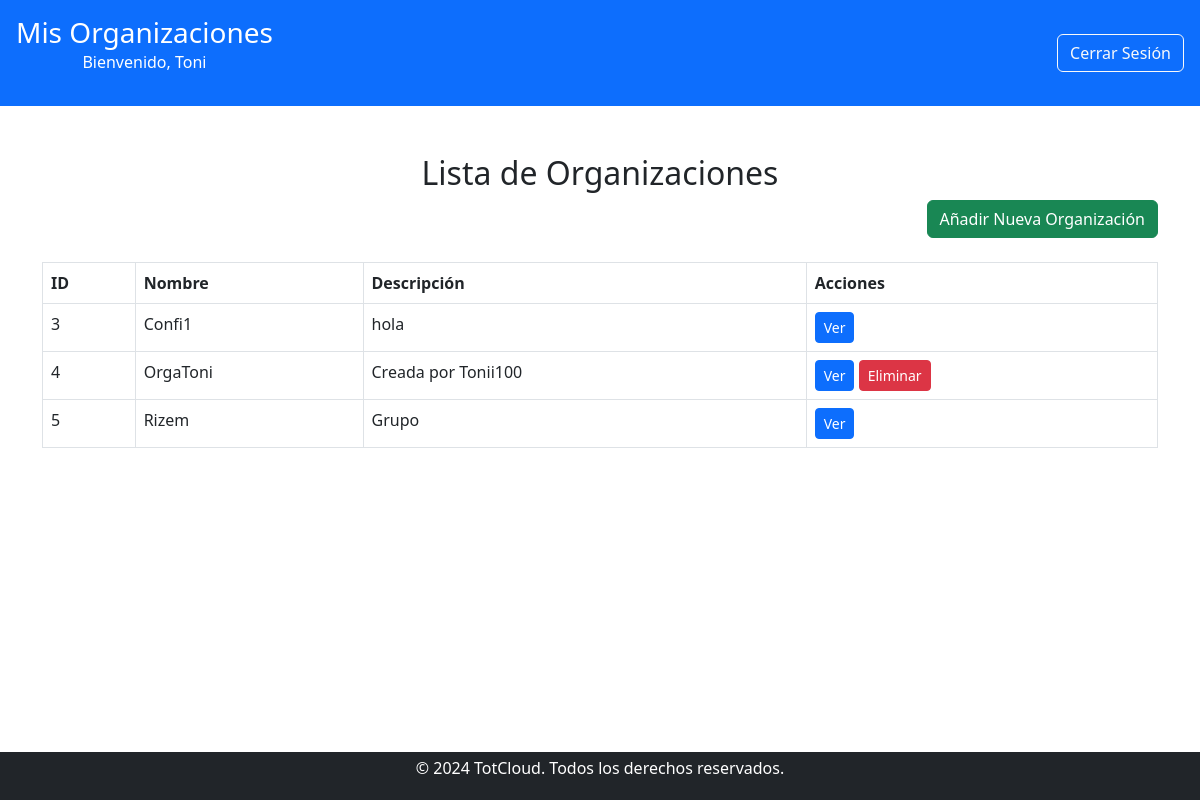
The page /usuario/usuario.php (signed in) on the database its author committed.
### tables this page shows
CREATE TABLE `organizacion` (
  `idOrganizacion` int(11) NOT NULL,
  `Nombre` varchar(100) NOT NULL,
  `Descripcion` text DEFAULT NULL,
  `idCreador` int(11) DEFAULT NULL
);

### public/usuario/usuario.php (the view, shortened to what this page needs)
<?php
include '../../includes/db_connect.php';
$user_id = $_SESSION['user_id'];
$query = "
    SELECT o.idOrganizacion, o.Nombre, o.Descripcion, o.idCreador
    FROM organizacion o
    JOIN r_usuario_org r ON o.idOrganizacion = r.idOrg
    WHERE r.idUsuario = ?";
$stmt = $conn->prepare($query);
$stmt->bind_param('i', $user_id);
$stmt->execute();
$result = $stmt->get_result();
?>
<!DOCTYPE html>
<html lang="es">
<head>
    <link href="../css/estilos.css" rel="stylesheet">
    <link href="https://cdn.jsdelivr.net/npm/bootstrap@5.3.0/dist/css/bootstrap.min.css" rel="stylesheet">
</head>
<body>
    <header class="bg-primary text-white d-flex justify-content-between align-items-center p-3">
        <div>
            <h1 class="h3 mb-0">Mis Organizaciones</h1>
            <p>Bienvenido, <?php echo htmlspecialchars($_SESSION['user_name']); ?></p>
        </div>
        <div>
            <a href="../logout.php" class="btn btn-outline-light">Cerrar Sesión</a>
        </div>
    </header>
    <main class="container my-5">
        <h2 class="text-center">Lista de Organizaciones</h2>
        <div class="text-end mb-4">
            <a href="crear_organizacion.php" class="btn btn-success">Añadir Nueva Organización</a>
        </div>
        <table class="table table-bordered">
            <thead>
                <tr>
                    <th>ID</th>
                    <th>Nombre</th>
                    <th>Descripción</th>
                    <th>Acciones</th>
                </tr>
            </thead>
            <tbody>
                <?php while ($organizacion = $result->fetch_assoc()): ?>
                    <tr>
                        <td><?php echo htmlspecialchars($organizacion['idOrganizacion']); ?></td>
                        <td><?php echo htmlspecialchars($organizacion['Nombre']); ?></td>
                        <td><?php echo htmlspecialchars($organizacion['Descripcion']); ?></td>
                        <td>
                            <a href="organizaciones/ver_organizacion.php?id=<?php echo $organizacion['idOrganizacion']; ?>" class="btn btn-primary btn-sm">Ver</a>
                            <?php if ($organizacion['idCreador'] == $user_id): ?>
                                <a href="usuario.php?eliminar=<?php echo $organizacion['idOrganizacion']; ?>" class="btn btn-danger btn-sm" onclick="return confirm('¿Estás seguro de eliminar esta organización?')">Eliminar</a>
                            <?php endif; ?>
                        </td>
                    </tr>
                <?php endwhile; ?>
            </tbody>
        </table>
    </main>
    <?php include '../../includes/footer.php'; ?>
</body>
</html>

### public/css/estilos.css (style rules this page uses)
body { display: flex; flex-direction: column; min-height: 100vh; margin: 0; }
main { flex: 1; }
header { background-color: #007bff; color: white; padding: 1rem 0; text-align: center; }

### rows shown on the page
organizacion: idOrganizacion "3", Nombre "Confi1", Descripcion "hola"
organizacion: idOrganizacion "4", Nombre "OrgaToni", Descripcion "Creada por Tonii100"
organizacion: idOrganizacion "5", Nombre "Rizem", Descripcion "Grupo"

### other values the page prints
$_SESSION['user_name'] "Toni"
